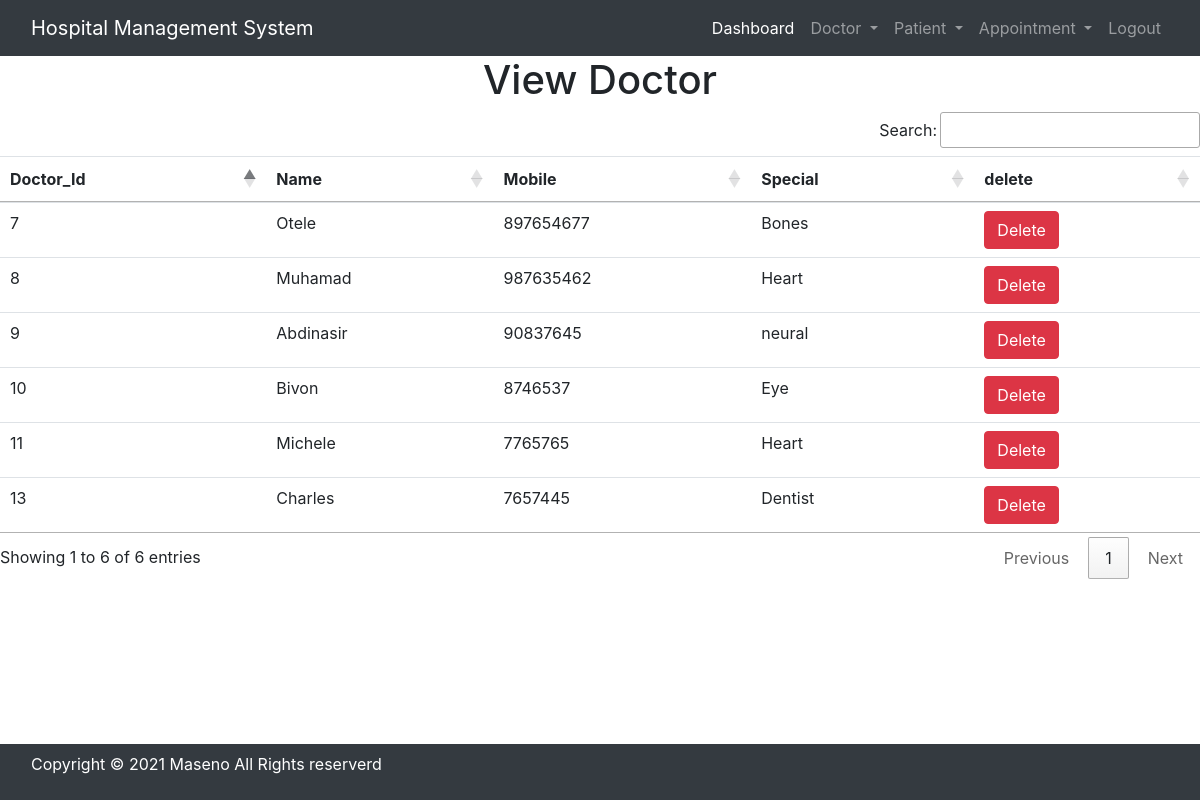
/view_doctor/ (signed in), run on the app's committed database.
### hospital/models.py (models this page shows, shortened)
class Doctor(models.Model):
    name = models.CharField(max_length=50)
    mobile = models.IntegerField()
    special = models.CharField(max_length=50)

### hospital/views.py (the view)
# urls.py: path('view_doctor/', views.view_doctor, name='view_doctor'),
def view_doctor(request):
    if not request.user.is_staff:
        return redirect('login')
    doc = Doctor.objects.all()
    d = {'doc': doc}
    return render(request, 'view_doctor.html', d)

### hospital/templates/view_doctor.html
{% include "base.html" %}
<h1 class="text-center">View Doctor</h1>
<table id="example" class="table table-hover">
    <thead>
        <tr>
            <th>Doctor_Id</th>
            <th>Name</th>
            <th>Mobile</th>
            <th>Special</th>
            <th>delete</th>
        </tr>
    </thead>
    <tbody>
        {% for d in doc %}
          <tr>
              <td>{{d.id}}</td>
              <td>{{d.name}}</td>
              <td>{{d.mobile}}</td>
              <td>{{d.special}}</td>
              <td><a href="{% url 'delete_doctor' d.id %}"
                onclick="return confirm('Are you sure you want to delete?')" class="btn btn-danger">Delete</a></td>
          </tr>
        {% endfor %}
    </tbody>
</table>

### data on the page
Doctor: id "7", name "Otele", mobile "897654677", special "Bones"
Doctor: id "8", name "Muhamad", mobile "987635462", special "Heart"
Doctor: id "9", name "Abdinasir", mobile "90837645", special "neural"
Doctor: id "10", name "Bivon", mobile "8746537", special "Eye"
Doctor: id "11", name "Michele", mobile "7765765", special "Heart"
Doctor: id "13", name "Charles", mobile "7657445", special "Dentist"
